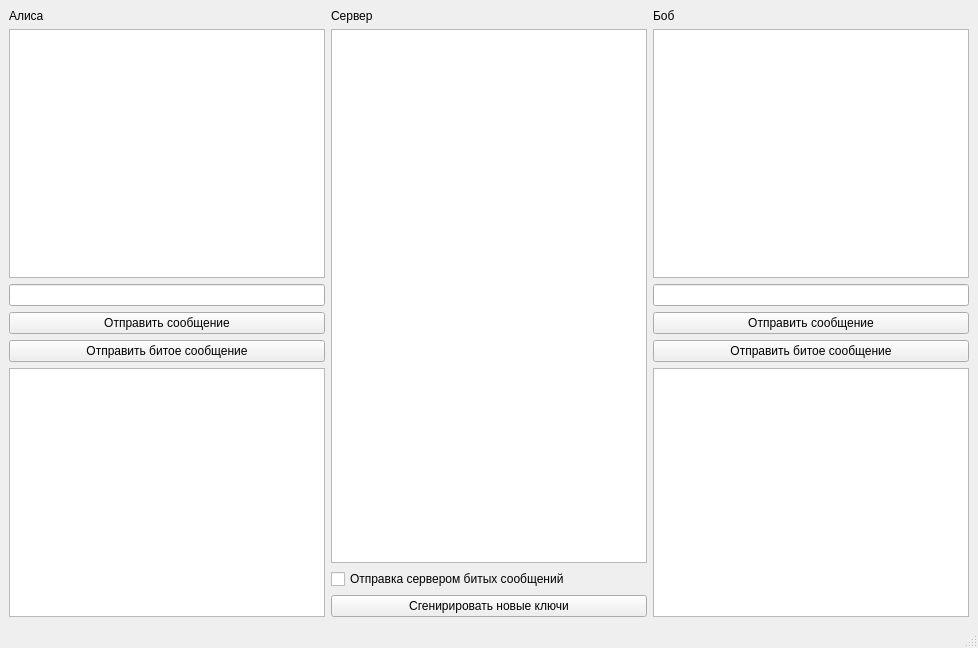
<?xml version="1.0" encoding="UTF-8"?>
<ui version="4.0">
 <class>MainWindow</class>
 <widget class="QMainWindow" name="MainWindow">
  <property name="geometry">
   <rect>
    <x>0</x>
    <y>0</y>
    <width>978</width>
    <height>648</height>
   </rect>
  </property>
  <property name="windowTitle">
   <string>MainWindow</string>
  </property>
  <widget class="QWidget" name="centralwidget">
   <layout class="QHBoxLayout" name="horizontalLayout">
    <item>
     <layout class="QVBoxLayout" name="verticalLayout">
      <item>
       <widget class="QLabel" name="label">
        <property name="text">
         <string>Алиса</string>
        </property>
       </widget>
      </item>
      <item>
       <widget class="QTextEdit" name="alice_text">
        <property name="readOnly">
         <bool>true</bool>
        </property>
       </widget>
      </item>
      <item>
       <layout class="QGridLayout" name="gridLayout">
        <item row="2" column="0">
         <widget class="QPushButton" name="alice_send_message_button">
          <property name="text">
           <string>Отправить сообщение</string>
          </property>
         </widget>
        </item>
        <item row="1" column="0">
         <widget class="QLineEdit" name="alice_send_text"/>
        </item>
        <item row="3" column="0">
         <widget class="QPushButton" name="alice_wrong_button">
          <property name="text">
           <string>Отправить битое сообщение</string>
          </property>
         </widget>
        </item>
       </layout>
      </item>
      <item>
       <widget class="QTextEdit" name="alice_log_edit">
        <property name="readOnly">
         <bool>true</bool>
        </property>
       </widget>
      </item>
     </layout>
    </item>
    <item>
     <layout class="QVBoxLayout" name="verticalLayout_2">
      <item>
       <widget class="QLabel" name="label_2">
        <property name="text">
         <string>Сервер</string>
        </property>
       </widget>
      </item>
      <item>
       <widget class="QTextEdit" name="server_log_edit">
        <property name="readOnly">
         <bool>true</bool>
        </property>
       </widget>
      </item>
      <item>
       <widget class="QCheckBox" name="server_status_box">
        <property name="text">
         <string>Отправка сервером битых сообщений</string>
        </property>
       </widget>
      </item>
      <item>
       <widget class="QPushButton" name="server_gen_key_button">
        <property name="text">
         <string>Сгенирировать новые ключи</string>
        </property>
       </widget>
      </item>
     </layout>
    </item>
    <item>
     <layout class="QVBoxLayout" name="verticalLayout_3">
      <item>
       <widget class="QLabel" name="label_3">
        <property name="text">
         <string>Боб</string>
        </property>
       </widget>
      </item>
      <item>
       <widget class="QTextEdit" name="bob_text">
        <property name="readOnly">
         <bool>true</bool>
        </property>
       </widget>
      </item>
      <item>
       <layout class="QGridLayout" name="gridLayout_2">
        <item row="3" column="0">
         <widget class="QPushButton" name="bob_wrong_button">
          <property name="text">
           <string>Отправить битое сообщение</string>
          </property>
         </widget>
        </item>
        <item row="1" column="0">
         <widget class="QLineEdit" name="bob_send_text"/>
        </item>
        <item row="2" column="0">
         <widget class="QPushButton" name="bob_send_message_button">
          <property name="text">
           <string>Отправить сообщение</string>
          </property>
         </widget>
        </item>
       </layout>
      </item>
      <item>
       <widget class="QTextEdit" name="bob_log_edit">
        <property name="readOnly">
         <bool>true</bool>
        </property>
       </widget>
      </item>
     </layout>
    </item>
   </layout>
  </widget>
  <widget class="QMenuBar" name="menubar">
   <property name="geometry">
    <rect>
     <x>0</x>
     <y>0</y>
     <width>978</width>
     <height>21</height>
    </rect>
   </property>
  </widget>
  <widget class="QStatusBar" name="statusbar"/>
 </widget>
 <resources/>
 <connections/>
</ui>
